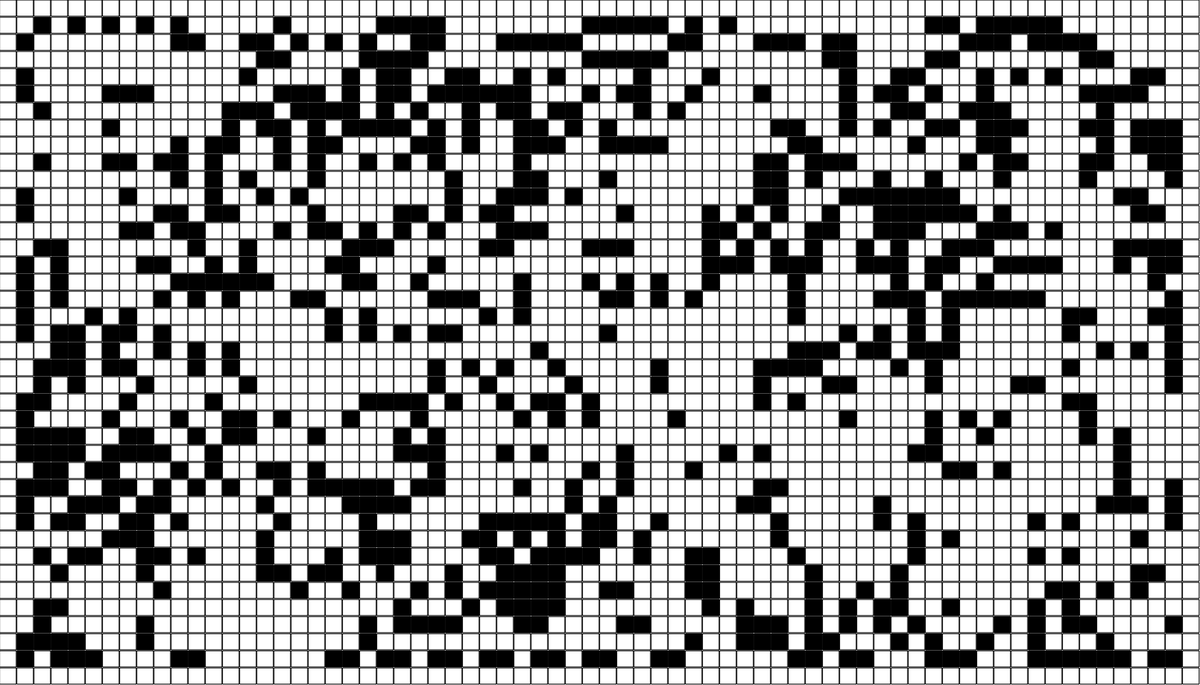
Frame 1 (no input)
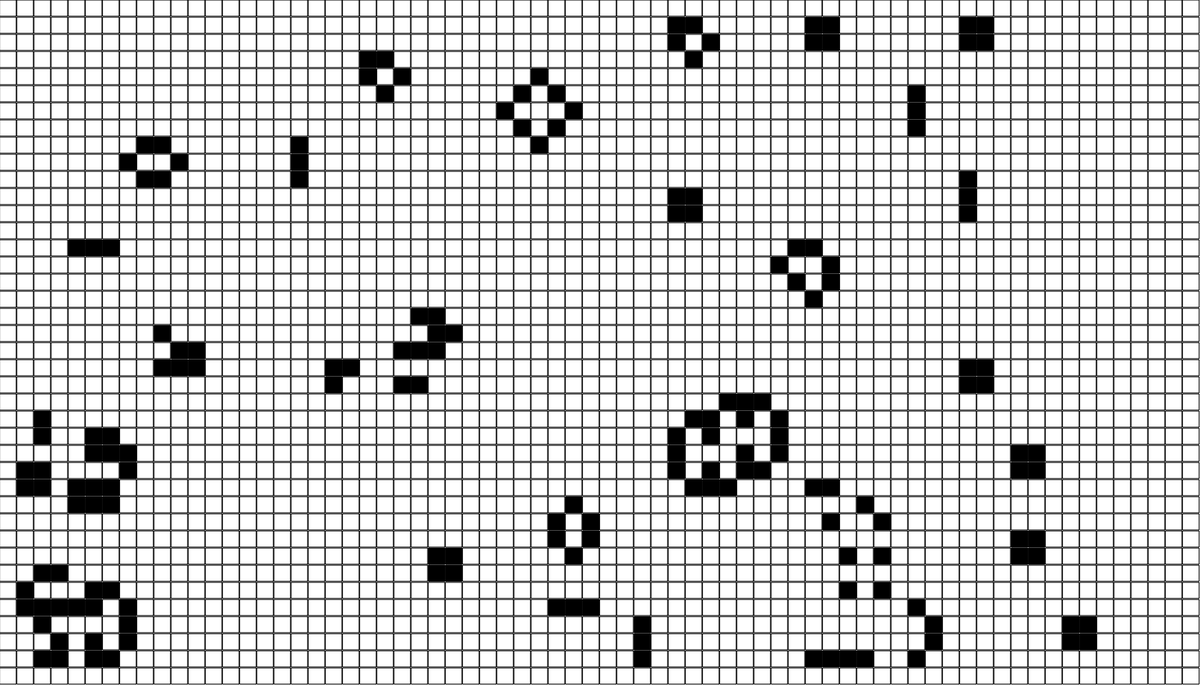
Frame 60 (no input)
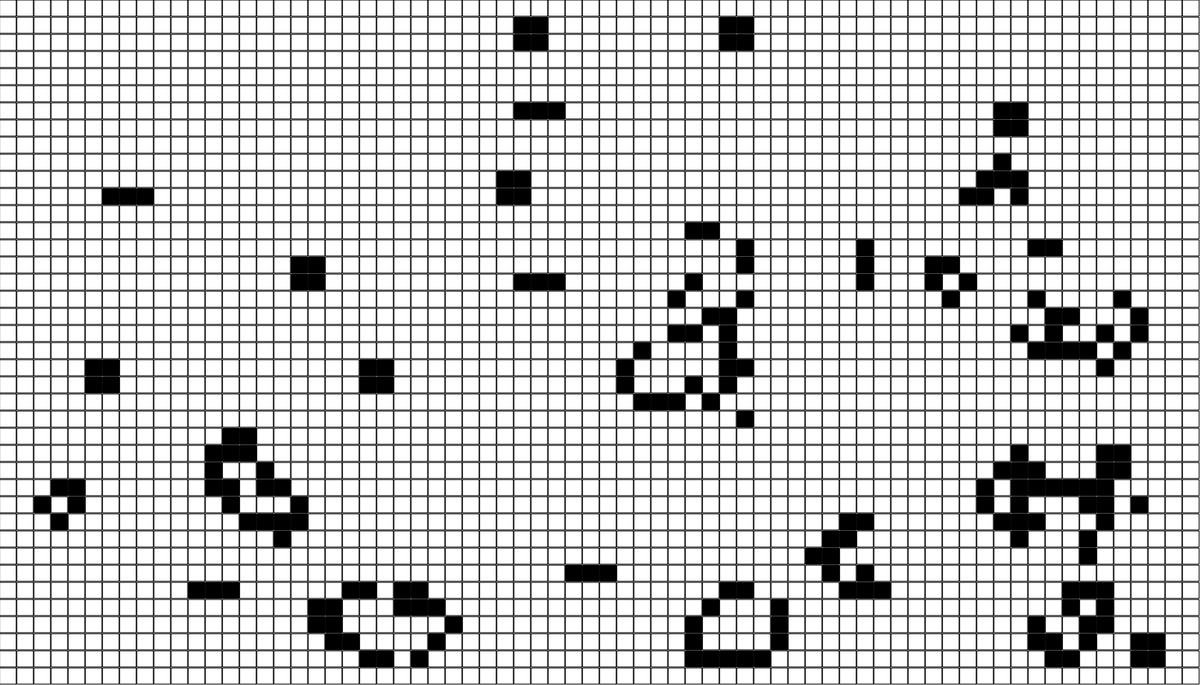
Frame 120 (the mouse pressed at the canvas centre since frame 60)

The p5.js sketch that drew these frames (run headless with seeded random() and noise() and a simulated clock; from frame 60 on, the mouse is pressed at the canvas centre):

// p5.js sketch
// ── sketch.js
/*
 * @name Game of Life
 * @description A basic implementation of John Conway's Game of Life CA
 * (<a href="http://natureofcode.com">natureofcode.com</a>)
 */

let w;
let columns;
let rows;
let board;
let next;

function setup() {
  createCanvas(1400, 800);
  w = 20;
  // Calculate columns and rows
  columns = floor(width / w);
  rows = floor(height / w);
  // Wacky way to make a 2D array is JS
  board = new Array(columns);
  for (let i = 0; i < columns; i++) {
    board[i] = new Array(rows);
  }
  // Going to use multiple 2D arrays and swap them
  next = new Array(columns);
  for (i = 0; i < columns; i++) {
    next[i] = new Array(rows);
  }
  init();
}

function draw() {
  frameRate();
  background(255);
  generate();
  for (let i = 0; i < columns; i++) {
    for (let j = 0; j < rows; j++) {
      if (board[i][j] == 1) fill(0);
      else fill(255);
      stroke(0);
      rect(i * w, j * w, w - 1, w - 1);
    }
  }
}

// reset board when mouse is pressed
function mousePressed() {
  init();
}

// Fill board randomly
function init() {
  for (let i = 0; i < columns; i++) {
    for (let j = 0; j < rows; j++) {
      // Lining the edges with 0s
      if (i == 0 || j == 0 || i == columns - 1 || j == rows - 1)
        board[i][j] = 0;
      // Filling the rest randomly
      else board[i][j] = floor(random(2));
      next[i][j] = 0;
    }
  }
}

// The process of creating the new generation
function generate() {
  // Loop through every spot in our 2D array and check spots neighbors
  for (let x = 1; x < columns - 1; x++) {
    for (let y = 1; y < rows - 1; y++) {
      // Add up all the states in a 3x3 surrounding grid
      let neighbors = 0;
      for (let i = -1; i <= 1; i++) {
        for (let j = -1; j <= 1; j++) {
          neighbors += board[x + i][y + j];
        }
      }

      // A little trick to subtract the current cell's state since
      // we added it in the above loop
      neighbors -= board[x][y];
      // Rules of Life
      if (board[x][y] == 1 && neighbors < 2) next[x][y] = 0; // Loneliness
      else if (board[x][y] == 1 && neighbors > 3)
        next[x][y] = 0; // Overpopulation
      else if (board[x][y] == 0 && neighbors == 3)
        next[x][y] = 1; // Reproduction
      else next[x][y] = board[x][y]; // Stasis
    }
  }

  // Swap!
  let temp = board;
  board = next;
  next = temp;
}
